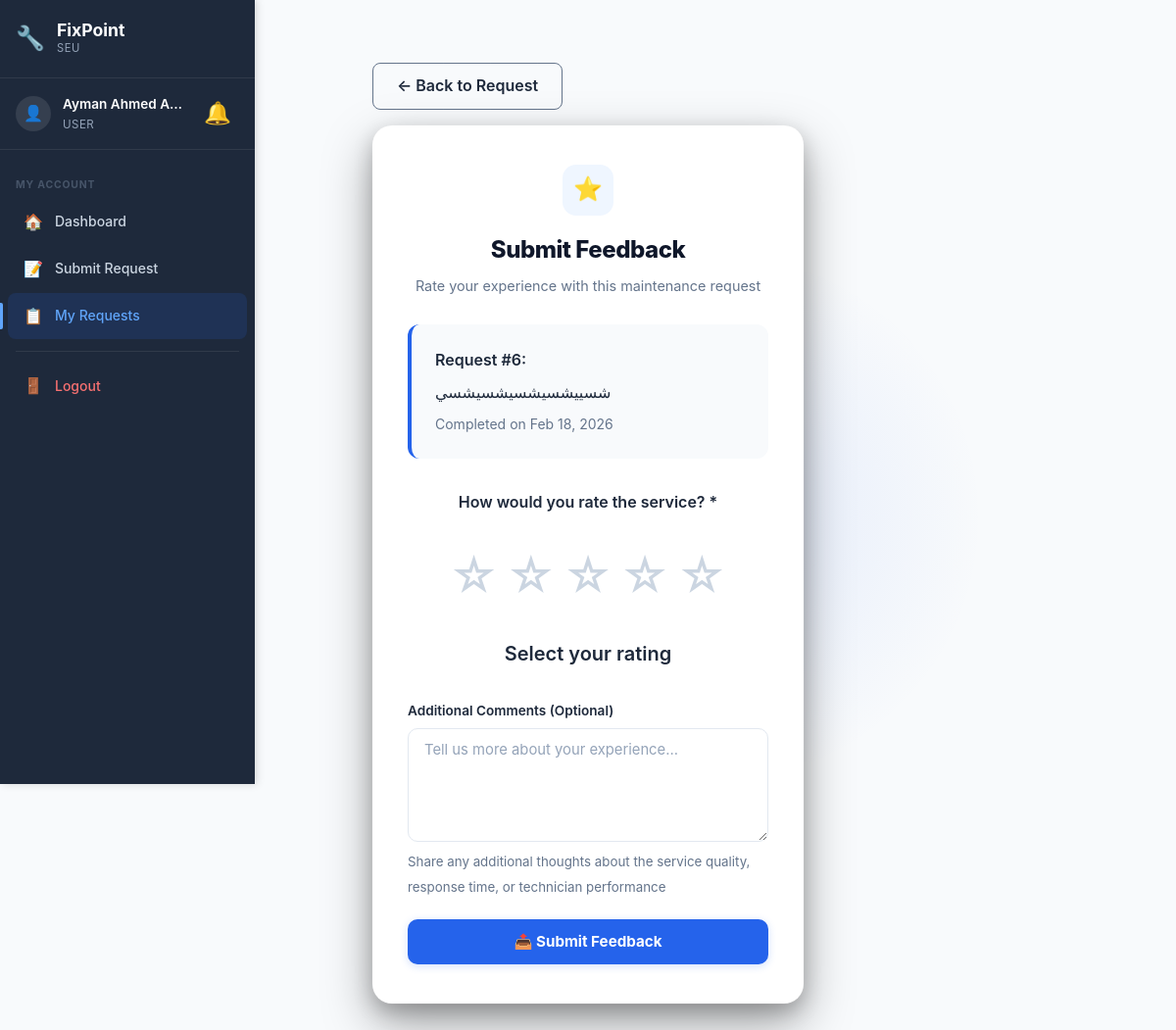
The app's page /user/submit-feedback.php?id=6 (signed in) with its own data.
### tables this page shows
CREATE TABLE `maintenancerequest` (
  `RequestID` int(11) NOT NULL AUTO_INCREMENT,
  `UserID` int(11) NOT NULL,
  `LocationID` int(11) NOT NULL,
  `CategoryID` int(11) NOT NULL,
  `PriorityID` int(11) NOT NULL,
  `StatusID` int(11) NOT NULL DEFAULT 1,
  `Title` varchar(200) NOT NULL,
  `Description` text NOT NULL,
  `SubmittedAt` timestamp NOT NULL DEFAULT current_timestamp(),
  `UpdatedAt` timestamp NOT NULL DEFAULT current_timestamp() ON UPDATE current_timestamp(),
  `CompletedAt` timestamp NULL DEFAULT NULL,
  PRIMARY KEY (`RequestID`),
  KEY `PriorityID` (`PriorityID`),
  KEY `idx_user` (`UserID`),
  KEY `idx_location` (`LocationID`),
  KEY `idx_category` (`CategoryID`),
  KEY `idx_status` (`StatusID`),
  KEY `idx_submitted` (`SubmittedAt`),
  KEY `idx_location_category` (`LocationID`,`CategoryID`),
  CONSTRAINT `maintenancerequest_ibfk_1` FOREIGN KEY (`UserID`) REFERENCES `user` (`UserID`),
  CONSTRAINT `maintenancerequest_ibfk_2` FOREIGN KEY (`LocationID`) REFERENCES `location` (`LocationID`),
  CONSTRAINT `maintenancerequest_ibfk_3` FOREIGN KEY (`CategoryID`) REFERENCES `category` (`CategoryID`),
  CONSTRAINT `maintenancerequest_ibfk_4` FOREIGN KEY (`PriorityID`) REFERENCES `priority` (`PriorityID`),
  CONSTRAINT `maintenancerequest_ibfk_5` FOREIGN KEY (`StatusID`) REFERENCES `status` (`StatusID`)
);

### config/helpers.php (called while the page is built, shortened)
<?php
function formatDate($date, $format = 'M d, Y H:i') {
    return date($format, strtotime($date));
}
function e($string) {
    return htmlspecialchars($string, ENT_QUOTES, 'UTF-8');
}
?>

### includes/notification-bell.php (the view, shortened to what this page needs)
<div class="notif-wrapper" id="notifWrapper">
    <button class="notif-bell" id="notifBell" onclick="toggleNotifDropdown(event)" title="Notifications">
        🔔
    </button>
</div>

### user/submit-feedback.php (shortened to what this page needs)
<?php
require_once __DIR__ . '/../config/database.php';
require_once __DIR__ . '/../config/helpers.php';
$user_id = $_SESSION['user_id'];
$request_id = isset($_GET['id']) ? (int)$_GET['id'] : 0;
$sql = "SELECT
            mr.RequestID,
            mr.Title,
            mr.Description,
            mr.UserID,
            mr.StatusID,
            mr.CompletedAt,
            s.StatusName
        FROM maintenancerequest mr
        JOIN status s ON mr.StatusID = s.StatusID
        WHERE mr.RequestID = ? AND mr.UserID = ?";
$stmt = $conn->prepare($sql);
$stmt->bind_param("ii", $request_id, $user_id);
$stmt->execute();
$result = $stmt->get_result();
$request = $result->fetch_assoc();
$check_sql = "SELECT FeedbackID FROM feedback WHERE RequestID = ? AND UserID = ?";
$check_stmt = $conn->prepare($check_sql);
$check_stmt->bind_param("ii", $request_id, $user_id);
$check_stmt->execute();
$existing_feedback = $check_stmt->get_result();
$already_submitted = $existing_feedback->num_rows > 0;
$feedback = null;
$current_page = 'my-requests';
?>
<!DOCTYPE html>
<html lang="en">
<head>
    <link rel="stylesheet" href="../assets/css/style.css">
    <link rel="stylesheet" href="../assets/css/auth.css">
    <link rel="stylesheet" href="../assets/css/sidebar.css">
</head>
<body class="has-sidebar">
        <aside class="sidebar" id="sidebar">
        <div class="sidebar-header">
            <div class="sidebar-logo">
                <span class="sidebar-logo-icon">🔧</span>
                <div>
                    <span class="sidebar-logo-text">FixPoint</span>
                    <span class="sidebar-logo-sub">SEU</span>
                </div>
            </div>
        </div>
        <div class="sidebar-user">
            <div class="sidebar-avatar">👤</div>
            <div class="sidebar-user-info">
                <span class="sidebar-user-name"><?php echo e($_SESSION['name']); ?></span>
                <span class="sidebar-user-role">User</span>
            </div>
            <?php include __DIR__ . '/../includes/notification-bell.php'; ?>
        </div>
        <nav class="sidebar-nav">
            <div class="sidebar-section-label">My Account</div>
            <a href="dashboard.php" class="sidebar-link <?php echo $current_page === 'dashboard' ? 'active' : ''; ?>">
                <span class="sidebar-icon">🏠</span><span>Dashboard</span>
            </a>
            <a href="submit-request.php" class="sidebar-link <?php echo $current_page === 'submit-request' ? 'active' : ''; ?>">
                <span class="sidebar-icon">📝</span><span>Submit Request</span>
            </a>
            <a href="my-requests.php" class="sidebar-link <?php echo $current_page === 'my-requests' ? 'active' : ''; ?>">
                <span class="sidebar-icon">📋</span><span>My Requests</span>
            </a>
            <div class="sidebar-divider"></div>
            <a href="../auth/logout.php" class="sidebar-link sidebar-logout">
                <span class="sidebar-icon">🚪</span><span>Logout</span>
            </a>
        </nav>
    </aside>
    <div class="main-content">
            <div class="topbar-notif"><?php include __DIR__ . '/../includes/notification-bell.php'; ?></div>
    <div class="auth-container" style="background: #f8fafc;">
        <div style="max-width: 700px; width: 100%; margin-top: 2rem;">
            <div style="margin-bottom: 1rem;">
                <a href="request-details.php?id=<?php echo $request_id; ?>" class="btn btn-outline">← Back to Request</a>
            </div>
            <div class="auth-card">
                <div class="auth-header">
                    <div class="auth-logo">⭐</div>
                    <h1 class="auth-title">Submit Feedback</h1>
                    <p class="auth-subtitle">Rate your experience with this maintenance request</p>
                </div>
                <div class="request-info">
                    <div class="request-info-title">Request #<?php echo $request['RequestID']; ?>:</div>
                    <div><?php echo e($request['Title']); ?></div>
                    <?php if ($request['CompletedAt']): ?>
                        <div style="color: #64748b; font-size: 0.875rem; margin-top: 0.5rem;">
                            Completed on <?php echo formatDate($request['CompletedAt'], 'M d, Y'); ?>
                        </div>
                    <?php endif; ?>
                </div>
                <?php if ($already_submitted && $feedback): ?>
                    <div class="submitted-feedback">
                        <h3>✅ Feedback Already Submitted</h3>
                        <p style="color: #065f46; margin-bottom: 1.5rem;">
                            Thank you for your feedback! Here's what you submitted:
                        </p>
                        <div class="your-rating">
                            <?php for ($i = 1; $i <= 5; $i++): ?>
                                <span><?php echo $i <= $feedback['Rating'] ? '⭐' : '☆'; ?></span>
                            <?php endfor; ?>
                        </div>
                        <div style="background: white; padding: 1.5rem; border-radius: 0.75rem; margin-top: 1.5rem; text-align: left;">
                            <strong style="color: #1e293b;">Your Comment:</strong>
                            <p style="color: #64748b; margin-top: 0.5rem;">
                                <?php echo $feedback['Comment'] ? e($feedback['Comment']) : '<em>No comment provided</em>'; ?>
                            </p>
                            <small style="color: #94a3b8;">
                                Submitted on <?php echo formatDate($feedback['SubmittedAt'], 'M d, Y - H:i'); ?>
                            </small>
                        </div>
                        <div style="margin-top: 2rem;">
                            <a href="my-requests.php" class="btn btn-primary">View My Requests</a>
                        </div>
                    </div>
                <?php elseif ($request['StatusID'] == 5): ?>
                    <form method="POST" action="" id="feedbackForm">
                        <div class="rating-container">
                            <label style="font-weight: 600; color: #1e293b; margin-bottom: 0.5rem;">
                                How would you rate the service? *
                            </label>
                            <div class="stars" id="starRating">
                                <span class="star" data-rating="1">☆</span>
                                <span class="star" data-rating="2">☆</span>
                                <span class="star" data-rating="3">☆</span>
                                <span class="star" data-rating="4">☆</span>
                                <span class="star" data-rating="5">☆</span>
                            </div>
                            <div class="rating-label" id="ratingLabel">Select your rating</div>
                        </div>
                        <div class="form-group">
                            <label for="comment" class="form-label">Additional Comments (Optional)</label>
                            <textarea
                                id="comment"
                                name="comment"
                                class="form-input"
                                rows="5"
                                placeholder="Tell us more about your experience..."
                            ></textarea>
                            <small style="color: #64748b;">Share any additional thoughts about the service quality, response time, or technician performance</small>
                        </div>
                        <button type="submit" class="btn-submit" id="submitBtn">
                            📤 Submit Feedback
                        </button>
                    </form>
                <?php endif; ?>
            </div>
        </div>
    </div>
    </div>
</body>
</html>

### assets/css/style.css (style rules this page uses)
* { margin: 0; padding: 0; box-sizing: border-box; }
:root { --primary-color: #2563eb; --primary-dark: #1e40af; --secondary-color: #64748b; --success-color: #10b981; --danger-color: #ef4444; --warning-color: #f59e0b; --dark: #1e293b; --gray: #64748b; --light-gray: #f1f5f9; --white: #ffffff; --shadow: 0 4px 6px rgba(0, 0, 0, 0.1); --shadow-lg: 0 10px 25px rgba(0, 0, 0, 0.15); }
body { font-family: -apple-system, BlinkMacSystemFont, 'Segoe UI', Roboto, 'Helvetica Neue', Arial, sans-serif; line-height: 1.6; color: var(--dark); background-color: var(--white); }
.btn { display: inline-block; padding: 0.625rem 1.5rem; border-radius: 0.5rem; text-decoration: none; font-weight: 600; transition: all 0.3s; cursor: pointer; border: none; font-size: 1rem; }
.btn-outline { background: transparent; color: var(--dark); border: 1px solid var(--gray); }

### assets/css/auth.css (style rules this page uses)
.auth-container { min-height: 100vh; display: flex; align-items: center; justify-content: center; background: #0F172A; padding: 2rem; position: relative; overflow: hidden; }
.auth-container::before { content: ''; position: absolute; inset: 0; background-image: linear-gradient(rgba(255,255,255,0.02) 1px, transparent 1px), linear-gradient(90deg, rgba(255,255,255,0.02) 1px, transparent 1px); background-size: 48px 48px; pointer-events: none; }
.auth-container::after { content: ''; position: absolute; top: 50%; left: 50%; transform: translate(-50%, -50%); width: 600px; height: 500px; background: radial-gradient(circle, rgba(37,99,235,0.1) 0%, transparent 70%); pointer-events: none; }
.auth-card { background: white; border-radius: 1.25rem; box-shadow: 0 0 0 1px rgba(255,255,255,0.06), 0 20px 50px rgba(0,0,0,0.35), 0 8px 20px rgba(0,0,0,0.2); max-width: 440px; width: 100%; padding: 2.5rem 2.25rem; position: relative; z-index: 1; }
.auth-header { text-align: center; margin-bottom: 1.75rem; }
.auth-logo { width: 52px; height: 52px; background: #EFF6FF; border-radius: 14px; display: flex; align-items: center; justify-content: center; margin: 0 auto 1rem; font-size: 1.5rem; }
.auth-title { font-size: 1.5rem; font-weight: 800; color: #0F172A; margin-bottom: 0.35rem; letter-spacing: -0.02em; }
.auth-subtitle { color: #64748b; font-size: 0.9rem; }
.form-group { margin-bottom: 1.25rem; }
.form-label { display: block; font-weight: 600; color: #1e293b; margin-bottom: 0.4rem; font-size: 0.85rem; }
.form-input { width: 100%; padding: 0.75rem 1rem; border: 1.5px solid #e2e8f0; border-radius: 0.625rem; font-size: 0.925rem; font-family: inherit; color: #1e293b; transition: border-color 0.2s, box-shadow 0.2s; background: #fff; }
.form-input::placeholder { color: #94a3b8; }
.btn-submit { width: 100%; padding: 0.85rem; background: #2563eb; color: white; border: none; border-radius: 0.625rem; font-size: 0.95rem; font-weight: 700; font-family: inherit; cursor: pointer; transition: all 0.25s ease; box-shadow: 0 2px 8px rgba(37,99,235,0.2); }

### user/submit-feedback.php (style rules this page uses)
.rating-container { display: flex; flex-direction: column; align-items: center; margin: 2rem 0; }
.stars { display: flex; gap: 0.5rem; font-size: 3rem; margin: 1rem 0; }
.star { cursor: pointer; color: #cbd5e1; transition: all 0.2s; user-select: none; }
.rating-label { font-size: 1.25rem; font-weight: 600; color: #1e293b; margin-top: 0.5rem; }
.request-info { background: #f8fafc; padding: 1.5rem; border-radius: 0.75rem; margin-bottom: 2rem; border-left: 4px solid #2563eb; }
.request-info-title { font-weight: 600; color: #1e293b; margin-bottom: 0.5rem; }

### includes/notification-bell.php (style rules this page uses)
.notif-wrapper { position: relative; display: inline-flex; align-items: center; }
.notif-bell { position: relative; cursor: pointer; font-size: 1.4rem; padding: 0.25rem 0.5rem; text-decoration: none; color: #64748b; transition: color 0.3s; background: none; border: none; line-height: 1; }

### records on screen
maintenancerequest: RequestID "6", Title "شسييشسيشسيشسيشسي", CompletedAt "Feb 18, 2026"

### other values on screen
$_SESSION['name'] "Ayman Ahmed A…"
